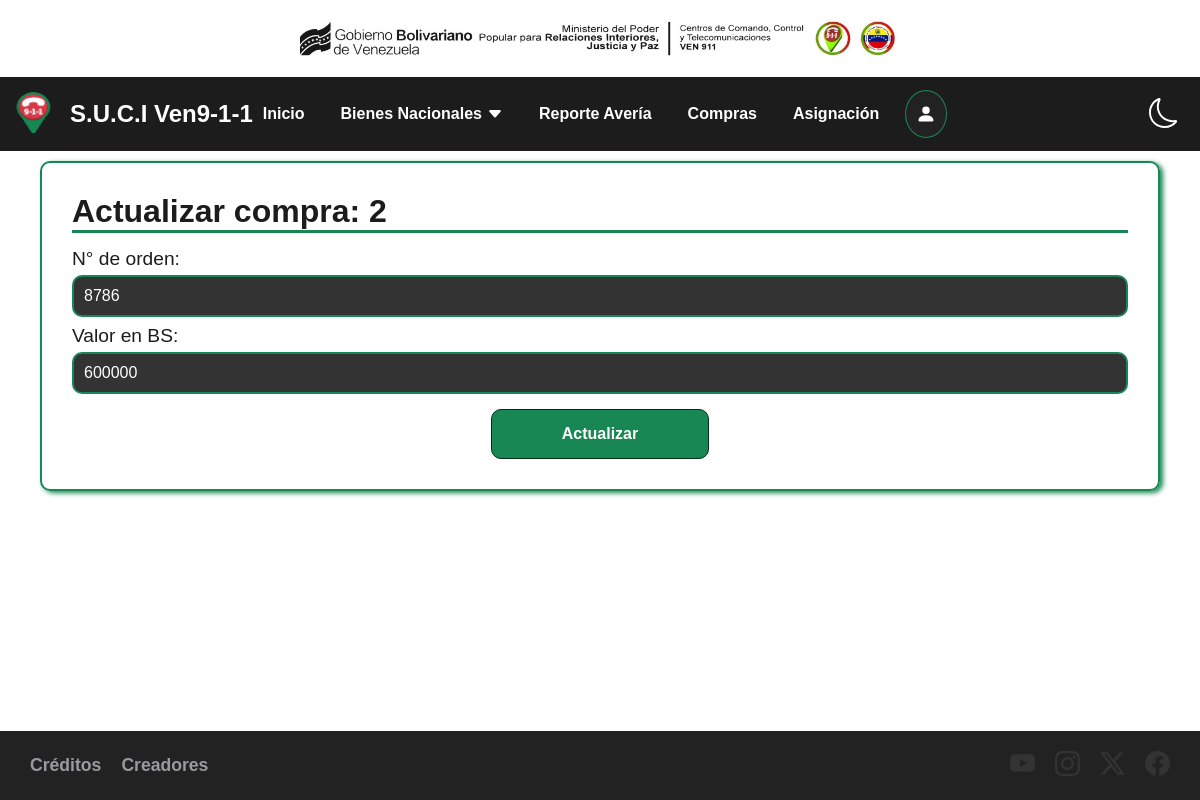
Page /bienes/compra/2/ on the committed database.
### administracion/models.py (models this page shows)
class Compra(models.Model):
    articulo = models.ForeignKey(Articulo, on_delete=models.CASCADE)
    n_orden = models.IntegerField()
    valor_bs = models.IntegerField()
    user = models.ForeignKey(User, on_delete=models.CASCADE)
    created_at = models.DateTimeField(default=timezone.now)

### administracion/views.py (the view, shortened to what this page needs)
# urls.py: path('bienes/compra/<int:compra_id>/', views.update_compra, name='update_compra'),
def update_compra(request, compra_id):
    if request.method == 'GET':
        compra = get_object_or_404(Compra, pk=compra_id)
        form = CompraForm(instance=compra)
        return render(request, 'compra/update_compra.html', {
            'compra': compra,
            'form': form
        })

### administracion/forms.py
class CompraForm(forms.ModelForm):
    class Meta:
        model = Compra
        fields = ['n_orden', 'valor_bs']
        labels = {
                    'n_orden': 'N° de orden',
                    'valor_bs': 'Valor en BS',
        }
        widgets = {}

### administracion/templates/compra/update_compra.html (shortened to what this page needs)
{% extends 'base.html' %}
{% block content %}
    <main class="content-form">
        <div>
            <form method="POST">
                <h1>Actualizar compra: {{ compra.id }}</h1>
                <div class="form-control">
                    {{ form }}
                </div>
                <div class="div-button">
                    <button>
                        Actualizar
                    </button>
                </div>
            </form>
        </div>
    </main>
{% endblock %}

### administracion/static/css/main.css (style rules this page uses)
:root { --grid-unit: 1rem; --border-radius-base: 0.5rem; }
[data-theme="light"] { --color-bg: #ffffff; --color-fg: #1c1c1c; }
body { background-color: var(--color-bg); color: var(--color-fg); margin: 0; font-family: sans-serif; }

### rows in the picture
Compra: id "2", n_orden "8786", valor_bs "600000"
